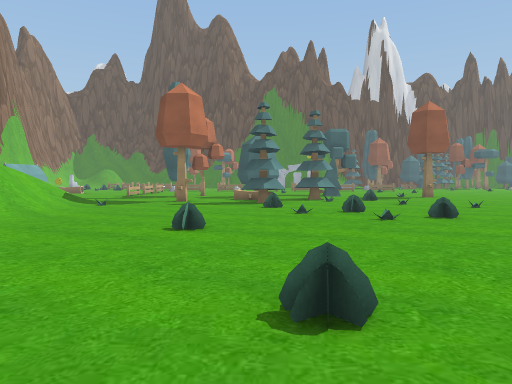
View 1 (above)

24 first-person views from a walk through a 3-D level made in the Unity game engine. The camera is 1.5 m above the floor, tilts 2° down and sees 70° across. The floor is counted in squares, 2 m on a side. Each view is taken from the middle of a square. On the plan, view 1 faces up. The plan holds only what a view shows up to about 11 squares ahead; the rest is blank. The place goes on beyond the plan. Some surface patterns are stand-ins.

View 2
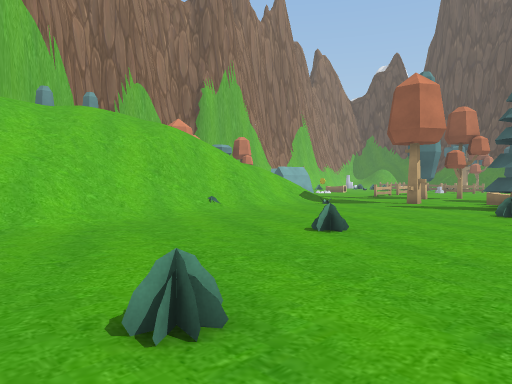

View 3
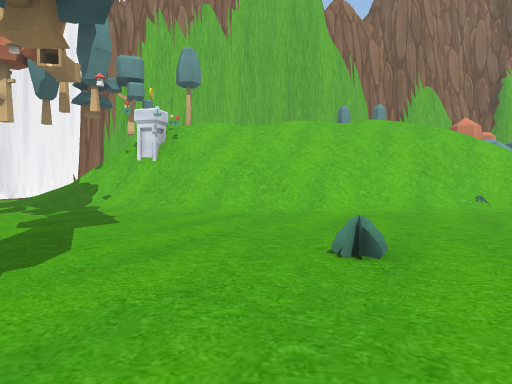

View 4
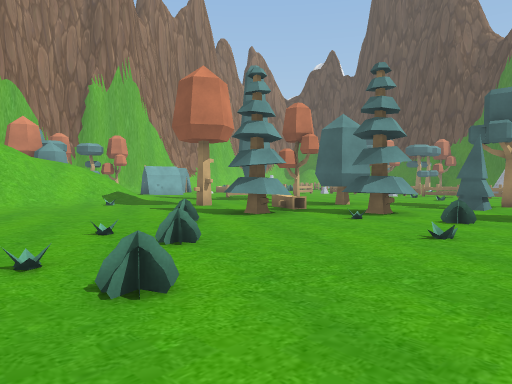

View 5
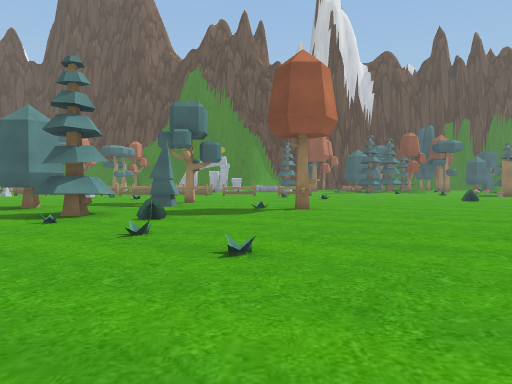

View 6
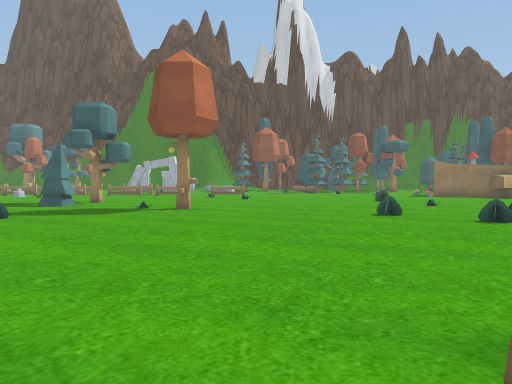

View 7
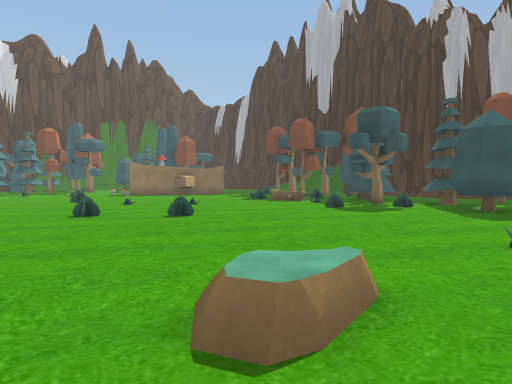

View 8
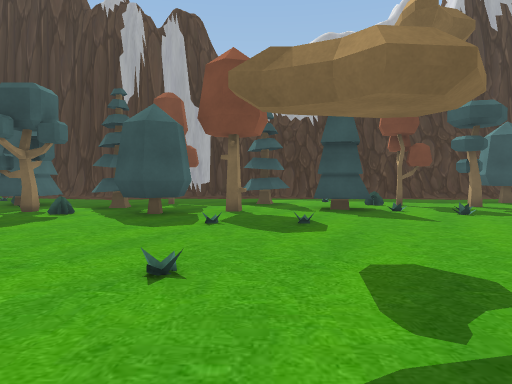

View 9
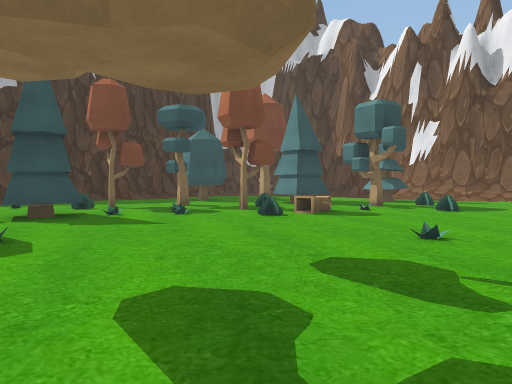

View 10
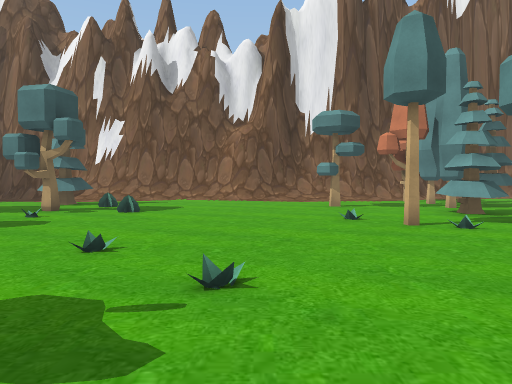

View 11
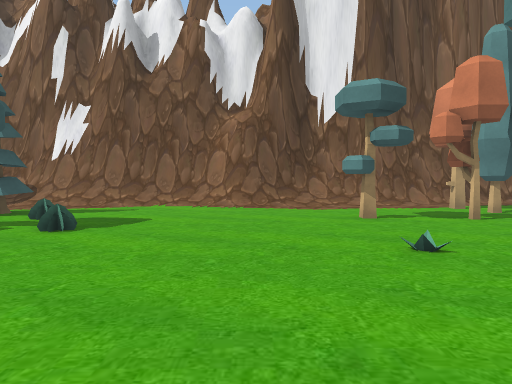

View 12
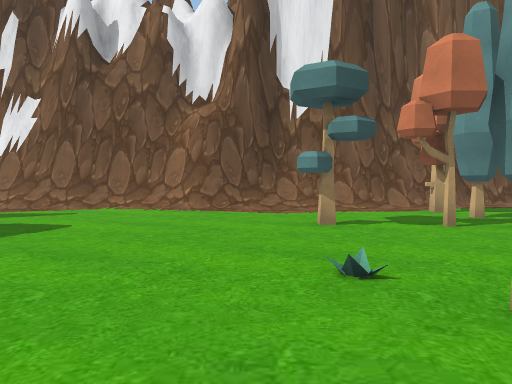

View 13
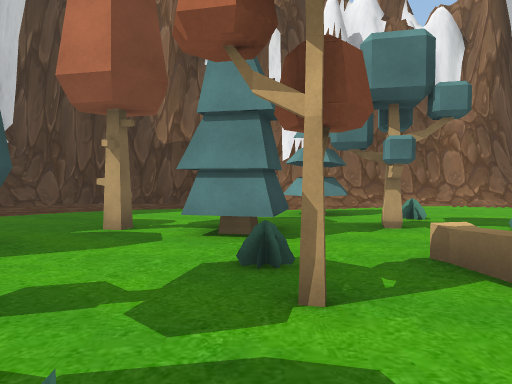

View 14
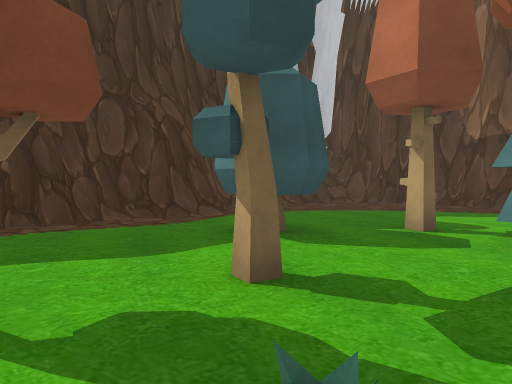

View 15
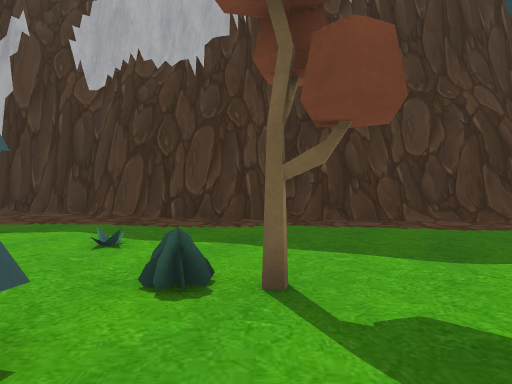

View 16
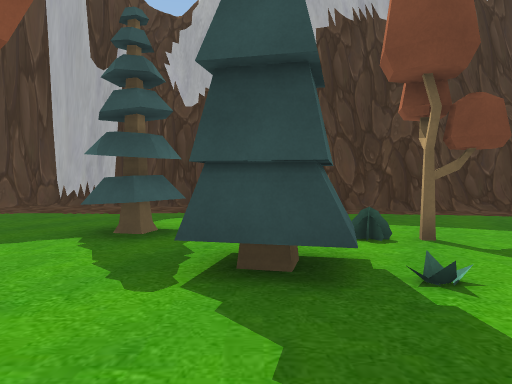

View 17
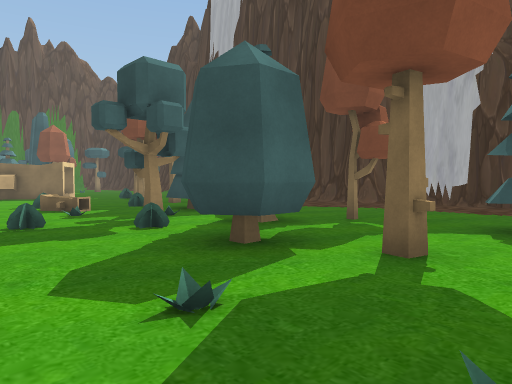

View 18
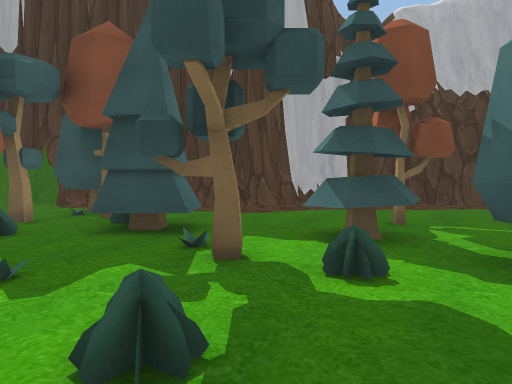

View 19
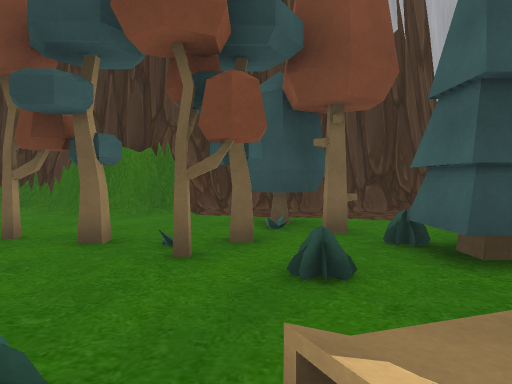

View 20
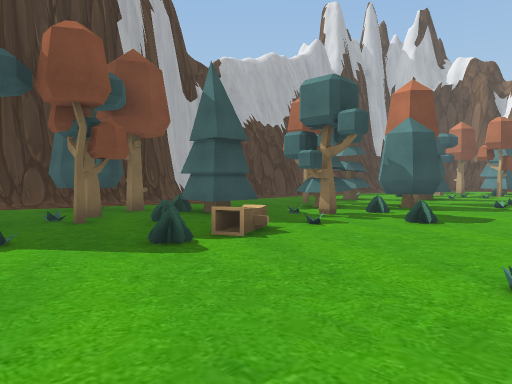

View 21
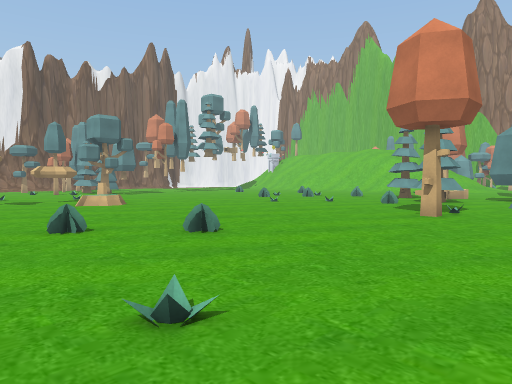

View 22
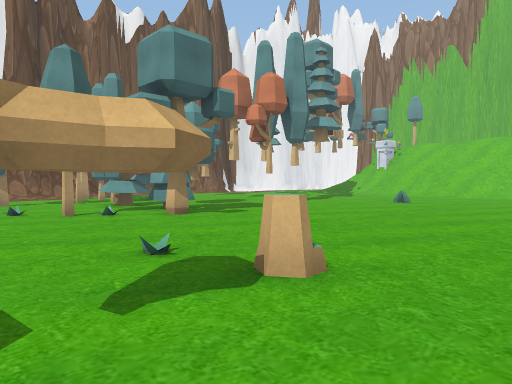

View 23
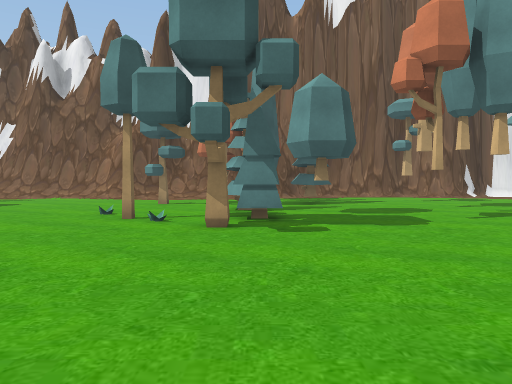

View 24
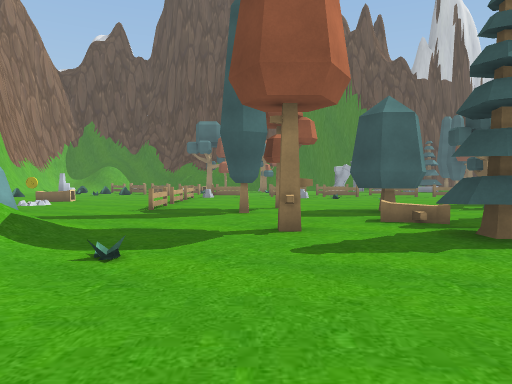

### Floor plan
Key: @ floor where view 1 was taken; # wall or solid block; x gap in a wall; . floor; / step, stairs or slope; = window, fence, low wall or low ledge; P pedestal; O other object.
Columns run from 10 left of view 1 to 28 right of it. Each row starts with its distance up from view 1.
 18 O... ... .. ..#      .........  .O..#
 17  ...O........................./.O...##
 16 OO..O...O.OO.O...............O..O....#
 15 OO.....#..O......#...........O..O.OO.#
 14    .........OO........O......O.O.OO..#
 13     /.....O.O.O................OO....#
 12     /...#.OO...........O......OOO....#
 11    ///....O................O.........##
 10    ///....O..................OOO......#
  9    ///.......................OOO......#
  8    ///......O................OO.O.....#
  7   //=/........O.....OO........O.......#
  6  ///=/...O......................OO...##
  5  /////..............OO..........O....#
  4  /////........................OO.....#
  3  //////.......................O.O....#
  2    ////...O....................O....##
  1    ///..............................##
  0    ///....@.......O........O.O.O....#
 -1    ///...........O.O.......O.O......#
 -2    P//..........O...............OO..#
 -3    #/............O.......O...OOO....#
 -4    //...  .................O.O......#
 -5    //..   .....OO#O.O.....O.........#
 -6    //          O.x.........OO.......
 -7                ..O...........  ......
 -8                .....////////// .....#
 -9               ../###############...##
-10              #####             ###

Positions as (right, up) in squares from view 1, and headings:
1: (0, 0), facing up
2: (2, 1), facing up-left
3: (4, 1), facing left
4: (6, 6), facing up-left
5: (6, 6), facing up
6: (9, 6), facing up
7: (9, 6), facing up-right
8: (11, 6), facing right
9: (12, 6), facing down-right
10: (12, 5), facing down
11: (12, 2), facing down
12: (11, 1), facing down
13: (19, 2), facing down
14: (19, 2), facing down-right
15: (19, 2), facing right
16: (17, 4), facing right
17: (16, 5), facing up-right
18: (16, 11), facing right
19: (18, 15), facing right
20: (15, 18), facing down-right
21: (15, 18), facing down-left
22: (12, 7), facing down-left
23: (7, 6), facing down
24: (-3, 7), facing up
